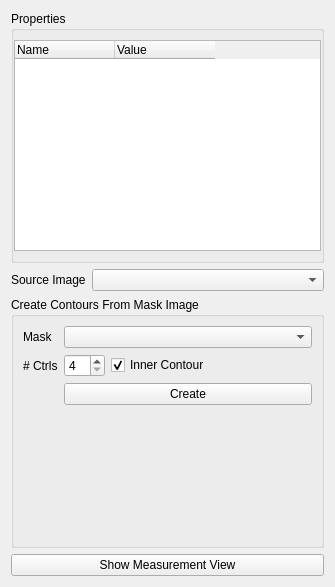
<?xml version="1.0" encoding="UTF-8"?>
<ui version="4.0">
 <class>MeasureObjProp</class>
 <widget class="QWidget" name="MeasureObjProp">
  <property name="geometry">
   <rect>
    <x>0</x>
    <y>0</y>
    <width>335</width>
    <height>587</height>
   </rect>
  </property>
  <property name="windowTitle">
   <string>Form</string>
  </property>
  <layout class="QVBoxLayout" name="verticalLayout">
   <item>
    <widget class="QGroupBox" name="groupBox_2">
     <property name="title">
      <string>Properties</string>
     </property>
     <layout class="QGridLayout" name="gridLayout_2">
      <property name="leftMargin">
       <number>0</number>
      </property>
      <property name="rightMargin">
       <number>0</number>
      </property>
      <item row="1" column="0">
       <widget class="QTableWidget" name="propTable">
        <property name="sizePolicy">
         <sizepolicy hsizetype="Preferred" vsizetype="Minimum">
          <horstretch>0</horstretch>
          <verstretch>0</verstretch>
         </sizepolicy>
        </property>
        <property name="minimumSize">
         <size>
          <width>0</width>
          <height>120</height>
         </size>
        </property>
        <property name="verticalScrollBarPolicy">
         <enum>Qt::ScrollBarAsNeeded</enum>
        </property>
        <property name="horizontalScrollBarPolicy">
         <enum>Qt::ScrollBarAsNeeded</enum>
        </property>
        <property name="alternatingRowColors">
         <bool>true</bool>
        </property>
        <property name="selectionMode">
         <enum>QAbstractItemView::NoSelection</enum>
        </property>
        <property name="textElideMode">
         <enum>Qt::ElideNone</enum>
        </property>
        <property name="verticalScrollMode">
         <enum>QAbstractItemView::ScrollPerPixel</enum>
        </property>
        <property name="horizontalScrollMode">
         <enum>QAbstractItemView::ScrollPerPixel</enum>
        </property>
        <property name="showGrid">
         <bool>false</bool>
        </property>
        <property name="wordWrap">
         <bool>true</bool>
        </property>
        <attribute name="horizontalHeaderCascadingSectionResizes">
         <bool>true</bool>
        </attribute>
        <attribute name="horizontalHeaderDefaultSectionSize">
         <number>100</number>
        </attribute>
        <attribute name="horizontalHeaderStretchLastSection">
         <bool>false</bool>
        </attribute>
        <attribute name="verticalHeaderCascadingSectionResizes">
         <bool>true</bool>
        </attribute>
        <column>
         <property name="text">
          <string>Name</string>
         </property>
         <property name="textAlignment">
          <set>AlignLeading|AlignVCenter</set>
         </property>
        </column>
        <column>
         <property name="text">
          <string>Value</string>
         </property>
         <property name="textAlignment">
          <set>AlignLeading|AlignVCenter</set>
         </property>
        </column>
       </widget>
      </item>
     </layout>
    </widget>
   </item>
   <item>
    <layout class="QHBoxLayout" name="horizontalLayout">
     <item>
      <widget class="QLabel" name="label">
       <property name="sizePolicy">
        <sizepolicy hsizetype="Maximum" vsizetype="Preferred">
         <horstretch>0</horstretch>
         <verstretch>0</verstretch>
        </sizepolicy>
       </property>
       <property name="text">
        <string>Source Image</string>
       </property>
      </widget>
     </item>
     <item>
      <widget class="QComboBox" name="srcBox"/>
     </item>
    </layout>
   </item>
   <item>
    <widget class="QGroupBox" name="groupBox_5">
     <property name="title">
      <string>Create Contours From Mask Image</string>
     </property>
     <layout class="QFormLayout" name="formLayout_3">
      <item row="0" column="0">
       <widget class="QLabel" name="label_6">
        <property name="text">
         <string>Mask</string>
        </property>
       </widget>
      </item>
      <item row="0" column="1">
       <widget class="QComboBox" name="maskImgBox">
        <property name="sizePolicy">
         <sizepolicy hsizetype="Expanding" vsizetype="Fixed">
          <horstretch>0</horstretch>
          <verstretch>0</verstretch>
         </sizepolicy>
        </property>
       </widget>
      </item>
      <item row="2" column="0">
       <widget class="QLabel" name="label_7">
        <property name="text">
         <string># Ctrls</string>
        </property>
       </widget>
      </item>
      <item row="2" column="1">
       <layout class="QHBoxLayout" name="horizontalLayout_3">
        <property name="topMargin">
         <number>0</number>
        </property>
        <item>
         <widget class="QSpinBox" name="ctrlsBox">
          <property name="sizePolicy">
           <sizepolicy hsizetype="Fixed" vsizetype="Fixed">
            <horstretch>0</horstretch>
            <verstretch>0</verstretch>
           </sizepolicy>
          </property>
          <property name="minimum">
           <number>4</number>
          </property>
          <property name="maximum">
           <number>64</number>
          </property>
          <property name="singleStep">
           <number>2</number>
          </property>
         </widget>
        </item>
        <item>
         <widget class="QCheckBox" name="innerContBox">
          <property name="toolTip">
           <string>Segment an inner region of the mask (ie. pool)</string>
          </property>
          <property name="text">
           <string>Inner Contour</string>
          </property>
          <property name="checked">
           <bool>true</bool>
          </property>
         </widget>
        </item>
       </layout>
      </item>
      <item row="3" column="1">
       <widget class="QPushButton" name="createContButton">
        <property name="sizePolicy">
         <sizepolicy hsizetype="Expanding" vsizetype="Fixed">
          <horstretch>0</horstretch>
          <verstretch>0</verstretch>
         </sizepolicy>
        </property>
        <property name="toolTip">
         <string>Generate contours from binary mask image (replaces existing contours)</string>
        </property>
        <property name="text">
         <string>Create</string>
        </property>
       </widget>
      </item>
     </layout>
    </widget>
   </item>
   <item>
    <widget class="QPushButton" name="showButton">
     <property name="sizePolicy">
      <sizepolicy hsizetype="Expanding" vsizetype="Fixed">
       <horstretch>0</horstretch>
       <verstretch>0</verstretch>
      </sizepolicy>
     </property>
     <property name="text">
      <string>Show Measurement View</string>
     </property>
    </widget>
   </item>
  </layout>
 </widget>
 <resources/>
 <connections/>
</ui>
